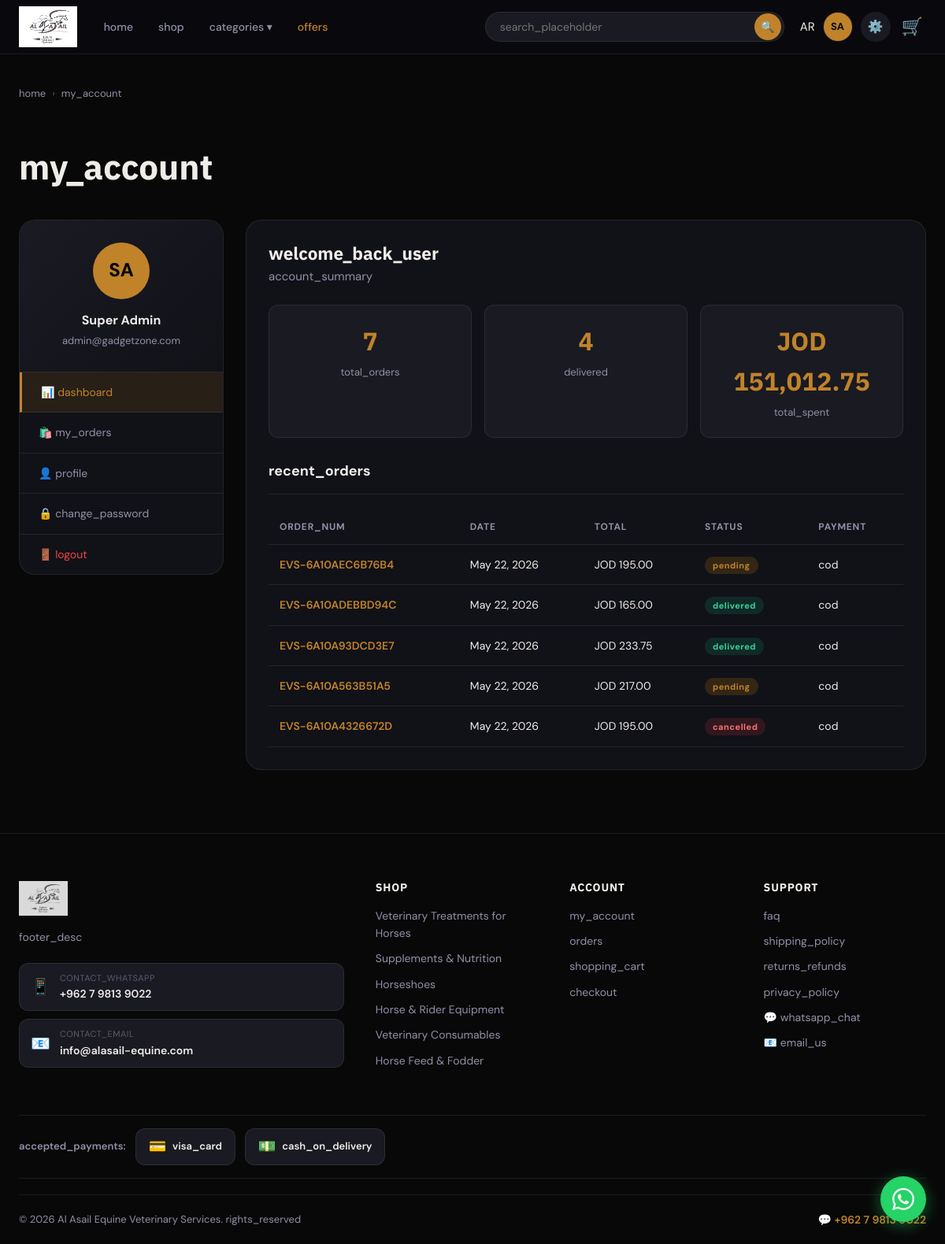
The page /pages/myaccount.php?lang=en (signed in) on the database its author committed.
### tables this page shows
CREATE TABLE `users` (
  `id` int(11) NOT NULL AUTO_INCREMENT,
  `first_name` varchar(80) NOT NULL,
  `last_name` varchar(80) NOT NULL,
  `email` varchar(150) NOT NULL,
  `password` varchar(255) NOT NULL,
  `phone` varchar(20) DEFAULT NULL,
  `address` text DEFAULT NULL,
  `city` varchar(100) DEFAULT NULL,
  `avatar` varchar(255) DEFAULT NULL,
  `google_id` varchar(255) DEFAULT NULL,
  `reset_token` varchar(255) DEFAULT NULL,
  `token_expires` datetime DEFAULT NULL,
  `role` enum('member','admin','super_admin') DEFAULT 'member',
  `created_at` timestamp NOT NULL DEFAULT current_timestamp(),
  PRIMARY KEY (`id`),
  UNIQUE KEY `email` (`email`),
  UNIQUE KEY `google_id` (`google_id`),
  UNIQUE KEY `reset_token` (`reset_token`)
);

CREATE TABLE `orders` (
  `id` int(11) NOT NULL AUTO_INCREMENT,
  `user_id` int(11) DEFAULT NULL,
  `order_number` varchar(60) NOT NULL,
  `total_amount` decimal(10,2) NOT NULL,
  `status` enum('pending','processing','shipped','delivered','cancelled') DEFAULT 'pending',
  `payment_method` varchar(40) NOT NULL,
  `shipping_address` text NOT NULL,
  `notes` text DEFAULT NULL,
  `created_at` timestamp NOT NULL DEFAULT current_timestamp(),
  PRIMARY KEY (`id`),
  UNIQUE KEY `order_number` (`order_number`),
  KEY `user_id` (`user_id`),
  CONSTRAINT `orders_ibfk_1` FOREIGN KEY (`user_id`) REFERENCES `users` (`id`) ON DELETE SET NULL
);

### includes/currency.php (called while the page is built, shortened)
<?php
function getActiveCurrency(): array {
    global $conn;
    if (!empty($_SESSION['active_currency_data']) && isset($_SESSION['active_currency_data']['code'])) {
        $code = $_SESSION['active_currency_data']['code'];
        if (isset(CURRENCIES[$code])) {
            $cur = CURRENCIES[$code];
            $cur['code'] = $code;
            return $cur;
        }
    }
    $res = $conn->query("SELECT setting_value FROM settings WHERE setting_key='active_currency'");
    $code = ($res && $res->num_rows) ? $res->fetch_assoc()['setting_value'] : 'JOD';
    $cur = CURRENCIES[$code] ?? CURRENCIES['JOD'];
    $cur['code'] = $code;
    return $cur;
}
function formatPrice(float $amount): string {
    $cur = getActiveCurrency();
    $converted = $amount * $cur['rate'];
    return $cur['symbol'] . number_format($converted, 2);
}

### pages/myaccount.php (the view, shortened to what this page needs)
<?php
require_once __DIR__ . '/../includes/functions.php';
$user = getCurrentUser();
$tab  = $_GET['tab'] ?? 'dashboard';
$uid = $user['id'];
$totalOrders    = $conn->query("SELECT COUNT(*) FROM orders WHERE user_id=$uid")->fetch_row()[0];
$deliveredOrders= $conn->query("SELECT COUNT(*) FROM orders WHERE user_id=$uid AND status='delivered'")->fetch_row()[0];
$totalSpentRow  = $conn->query("SELECT COALESCE(SUM(total_amount),0) FROM orders WHERE user_id=$uid AND status!='cancelled'")->fetch_row()[0];
$orders_res = $conn->query("SELECT o.*, (SELECT COUNT(*) FROM order_items oi WHERE oi.order_id=o.id) AS item_count FROM orders o WHERE o.user_id=$uid ORDER BY o.created_at DESC ".($tab==='dashboard' ? 'LIMIT 5' : ''));
$ordersList = [];
if ($orders_res) {
    while ($row = $orders_res->fetch_assoc()) {
        $ordersList[] = $row;
    }
}
$tabs = [
    'dashboard' => ['icon'=>'📊','label'=> __('dashboard')],
    'orders'    => ['icon'=>'🛍️','label'=> __('my_orders')],
    'profile'   => ['icon'=>'👤','label'=> __('profile')],
    'password'  => ['icon'=>'🔒','label'=> __('change_password')],
];
$initials = strtoupper(substr($user['first_name'],0,1).substr($user['last_name'],0,1));
require_once __DIR__ . '/../includes/header.php';
?>
<div class="container" style="padding-top:24px">
    <div class="breadcrumb"><a href="/GadgetZone/index.php"><?= __('home') ?></a> <span>›</span> <?= __('my_account') ?></div>
    <div class="page-hero"><h1 class="page-hero-title"><?= __('my_account') ?></h1></div>
    <div class="account-layout">
        <aside class="account-sidebar">
            <div class="account-profile">
                <div class="account-avatar">
                    <?php if ($user['avatar']): ?>
                    <img src="/GadgetZone/assets/uploads/avatars/<?= htmlspecialchars($user['avatar']) ?>" alt="">
                    <?php else: ?>
                    <?= $initials ?>
                    <?php endif; ?>
                </div>
                <div class="account-name"><?= htmlspecialchars($user['first_name'].' '.$user['last_name']) ?></div>
                <div class="account-email"><?= htmlspecialchars($user['email']) ?></div>
            </div>
            <nav class="account-nav">
                <?php foreach ($tabs as $key => $t): ?>
                <a href="?tab=<?= $key ?>" class="<?= $tab===$key ? 'active' : '' ?>"><?= $t['icon'] ?> <?= $t['label'] ?></a>
                <?php endforeach; ?>
                <a href="/GadgetZone/pages/logout.php" class="danger">🚪 <?= __('logout') ?></a>
            </nav>
        </aside>
        <div class="account-content">
            <?php if ($tab === 'dashboard'): ?>
            <div class="account-panel">
                <h2 style="margin-bottom:4px"><?= sprintf(__('welcome_back_user'), htmlspecialchars($user['first_name'])) ?></h2>
                <p style="color:var(--text2);margin-bottom:24px"><?= __('account_summary') ?></p>
                <div class="stat-cards">
                    <div class="stat-card"><div class="stat-card-num"><?= $totalOrders ?></div><div class="stat-card-label"><?= __('total_orders') ?></div></div>
                    <div class="stat-card"><div class="stat-card-num"><?= $deliveredOrders ?></div><div class="stat-card-label"><?= __('delivered') ?></div></div>
                    <div class="stat-card"><div class="stat-card-num"><?= formatPrice($totalSpentRow) ?></div><div class="stat-card-label"><?= __('total_spent') ?></div></div>
                </div>
                <div class="panel-title"><?= __('recent_orders') ?></div>
                <?php if (empty($ordersList)): ?>
                <div class="empty-state" style="padding:40px 0"><div class="empty-icon">📦</div><h3><?= __('no_orders_yet') ?></h3><p><?= __('start_shopping_desc') ?></p><a href="/GadgetZone/pages/shop.php" class="btn-primary" style="margin-top:16px"><?= __('shop_now') ?></a></div>
                <?php else: ?>
                <table class="orders-table">
                    <thead><tr><th><?= __('order_num') ?></th><th><?= __('date') ?></th><th><?= __('total') ?></th><th><?= __('status') ?></th><th><?= __('payment') ?></th></tr></thead>
                    <tbody>
                    <?php foreach ($ordersList as $o): ?>
                    <tr>
                        <td><span style="color:var(--accent);font-weight:600"><?= htmlspecialchars($o['order_number']) ?></span></td>
                        <td><?= date('M j, Y', strtotime($o['created_at'])) ?></td>
                        <td><?= formatPrice($o['total_amount']) ?></td>
                        <td><?= statusBadge($o['status']) ?></td>
                        <td><?= htmlspecialchars(__($o['payment_method'])) ?></td>
                    </tr>
                    <?php endforeach; ?>
                    </tbody>
                </table>
                <?php endif; ?>
            </div>
            <?php endif; ?>
        </div>
    </div>
</div>
<?php require_once __DIR__ . '/../includes/footer.php'; ?>

### includes/header.php (shortened to what this page needs)
<?php
global $conn;
require_once __DIR__ . '/functions.php';
$user = getCurrentUser();
?>
<!DOCTYPE html>
<html lang="<?= getCurrentLang() ?>" dir="<?= getCurrentLang() === 'ar' ? 'rtl' : 'ltr' ?>">
<head>
    <link rel="stylesheet" href="/GadgetZone/assets/css/style.css?v=<?= filemtime(__DIR__.'/../assets/css/style.css') ?>">
</head>
<body>
<header class="site-header">
    <div class="header-inner container">
        <a href="/GadgetZone/index.php" class="logo">
            <img src="/GadgetZone/assets/images/logo.png" alt="Al Asail Equine Veterinary Supplies" class="site-logo-img">
        </a>
        <nav class="main-nav">
            <a href="/GadgetZone/index.php" class="nav-link"><?= __('home') ?></a>
            <a href="/GadgetZone/pages/shop.php" class="nav-link"><?= __('shop') ?></a>
            <div class="nav-dropdown">
                <span class="nav-link"><?= __('categories') ?> ▾</span>
            </div>
            <a href="/GadgetZone/pages/shop.php?badge=SALE" class="nav-link accent"><?= __('offers') ?></a>
        </nav>
        <div class="header-search">
            <form action="/GadgetZone/pages/shop.php" method="GET">
                <input type="text" name="search" placeholder="<?= __('search_placeholder') ?>" class="search-input" value="<?= htmlspecialchars($_GET['search'] ?? '') ?>">
                <button type="submit" class="search-btn">🔍</button>
            </form>
        </div>
        <div class="header-actions">
            <div class="lang-toggle-container">
                <?php if (getCurrentLang() === 'ar'): ?>
                <a href="<?= getLangToggleUrl('en') ?>" class="lang-toggle-btn">EN</a>
                <?php else: ?>
                <a href="<?= getLangToggleUrl('ar') ?>" class="lang-toggle-btn">AR</a>
                <?php endif; ?>
            </div>
            <?php if (isLoggedIn()): ?>
            <a href="/GadgetZone/pages/myaccount.php" class="btn-icon" title="<?= __('my_account') ?>">
                <span class="avatar-tiny"><?= strtoupper(substr($user['first_name'] ?? 'A',0,1).substr($user['last_name'] ?? 'U',0,1)) ?></span>
            </a>
            <?php if (isAdmin()): ?>
            <a href="/GadgetZone/admin/index.php" class="btn-icon" title="<?= __('admin') ?>">⚙️</a>
            <?php endif; ?>
            <?php else: ?>
            <a href="/GadgetZone/pages/login.php" class="btn-outline-sm"><?= __('login') ?></a>
            <?php endif; ?>
            <a href="/GadgetZone/pages/cart.php" class="cart-btn">
                🛒
            </a>
        </div>
    </div>
</header>
<main>

### includes/functions.php (shortened to what this page needs)
<?php
require_once __DIR__ . '/db.php';
require_once __DIR__ . '/currency.php';
function getCurrentLang(): string {
    return $_SESSION['lang'] ?? 'ar';
}
function __ (string $key): string {
    global $translations;
    if (!isset($translations)) {
        $lang = getCurrentLang();
        $file = __DIR__ . "/lang_{$lang}.php";
        if (file_exists($file)) {
            $translations = require $file;
        } else {
            $translations = [];
        }
    }
    return $translations[$key] ?? $key;
}
function getLangToggleUrl(string $targetLang): string {
    $uri = parse_url($_SERVER['REQUEST_URI'], PHP_URL_PATH);
    $params = $_GET;
    $params['lang'] = $targetLang;
    return $uri . '?' . http_build_query($params);
}
function isLoggedIn(): bool {
    return !empty($_SESSION['user_id']);
}
function getCurrentUser(): ?array {
    global $conn;
    $id = (int)$_SESSION['user_id'];
    $r = $conn->query("SELECT * FROM users WHERE id=$id");
    return $r && $r->num_rows ? $r->fetch_assoc() : null;
}
function isAdmin(): bool {
    $u = getCurrentUser();
    return $u && in_array($u['role'], ['admin','super_admin']);
}
function statusBadge(string $status): string {
    $map = [
        'pending'    => 'badge-pending',
        'processing' => 'badge-processing',
        'shipped'    => 'badge-shipped',
        'delivered'  => 'badge-delivered',
        'cancelled'  => 'badge-cancelled',
    ];
    $cls = $map[$status] ?? '';
    return '<span class="status-badge '.$cls.'">'.__($status).'</span>';
}

### rows shown on the page
users: first_name+last_name "SA", initials "SA", first_name+last_name "Super Admin", email "admin@gadgetzone.com", first_name "welcome_back_user"
orders: order_number "EVS-6A10AEC6B76B4", created_at "May 22, 2026", total_amount "JOD 195.00", status "pending", payment_method "cod"
orders: order_number "EVS-6A10ADEBBD94C", created_at "May 22, 2026", total_amount "JOD 165.00", status "delivered", payment_method "cod"
orders: order_number "EVS-6A10A93DCD3E7", created_at "May 22, 2026", total_amount "JOD 233.75", status "delivered", payment_method "cod"
orders: order_number "EVS-6A10A563B51A5", created_at "May 22, 2026", total_amount "JOD 217.00", status "pending", payment_method "cod"
orders: order_number "EVS-6A10A4326672D", created_at "May 22, 2026", total_amount "JOD 195.00", status "cancelled", payment_method "cod"

### other values the page prints
__('home') "home"
__('shop') "shop"
__('categories') "categories"
__('offers') "offers"
__('my_account') "my_account"
$t['icon'] "📊"
$t['label'] "dashboard"
$t['icon'] "🛍️"
$t['label'] "my_orders"
$t['icon'] "👤"
$t['label'] "profile"
$t['icon'] "🔒"
$t['label'] "change_password"
__('logout') "logout"
__('account_summary') "account_summary"
